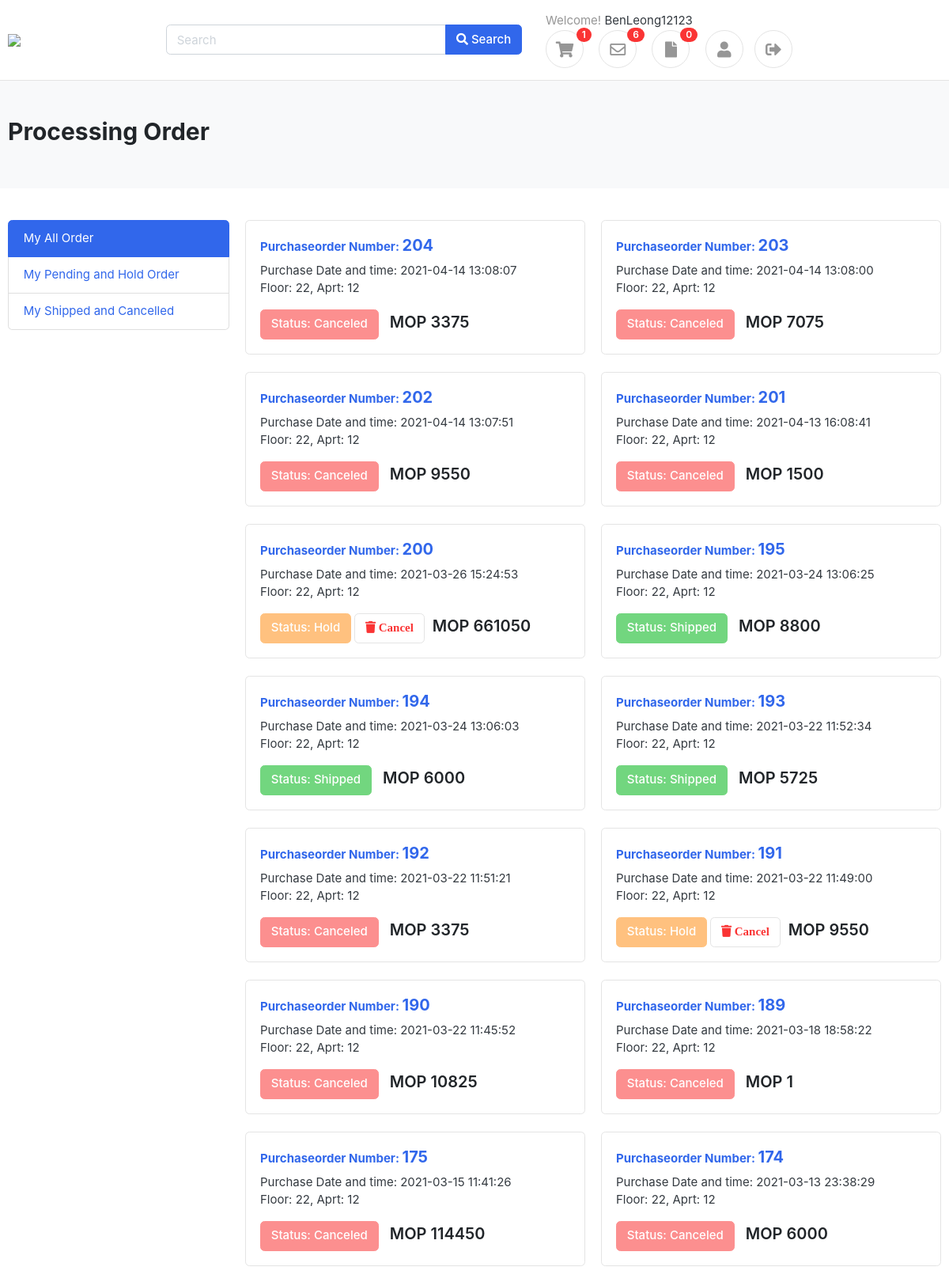
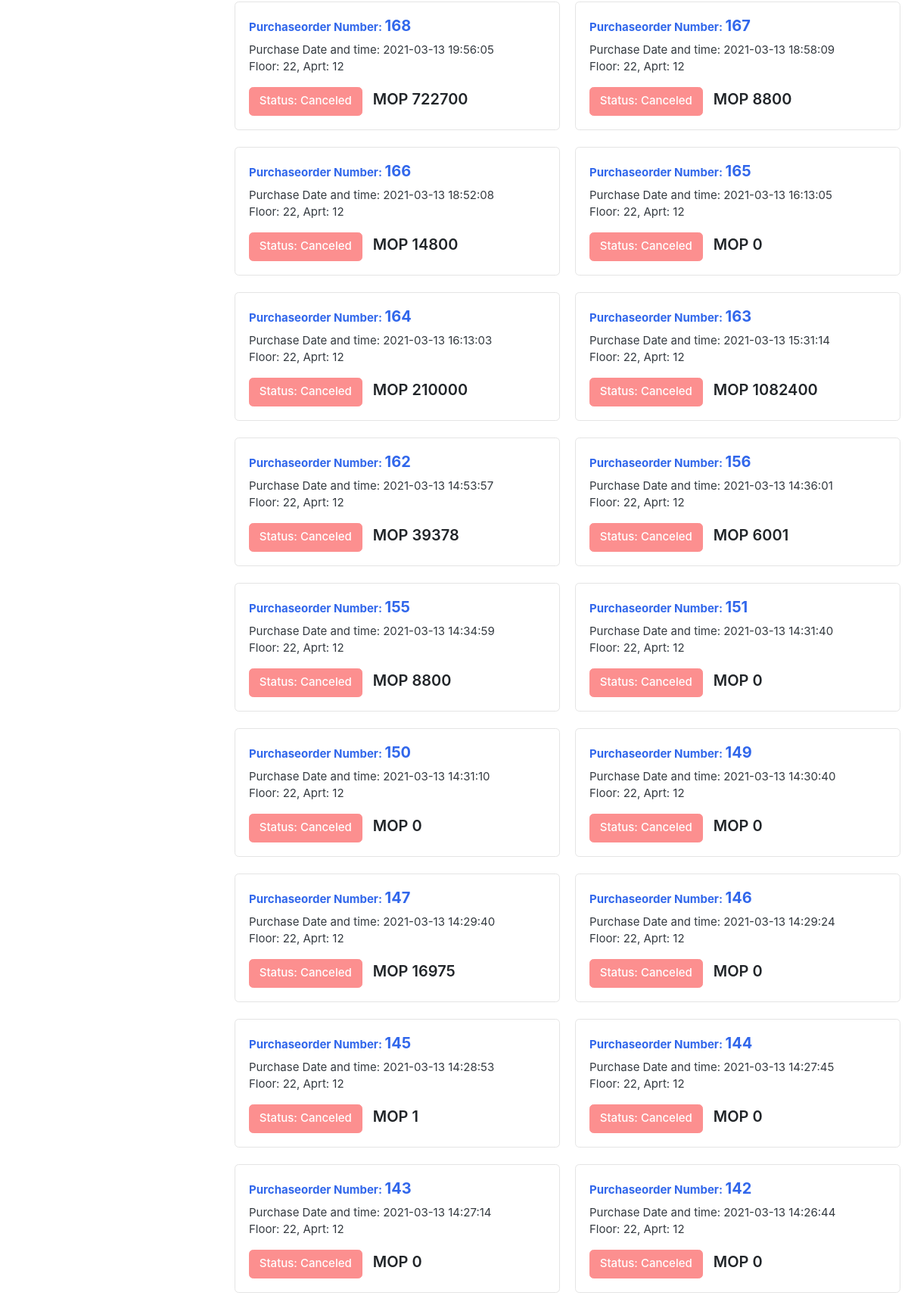
Page /Website/purchaseorder.php (signed in, upper part) on the committed database (2 pictures, top to bottom).
### tables this page shows
CREATE TABLE `purchaseorder` (
  `PNo` int(8) NOT NULL,
  `uID` int(8) NOT NULL,
  `status` tinyint(1) NOT NULL,
  `purchasedDate` datetime NOT NULL,
  `cancelDate` datetime NOT NULL,
  `develiveryDate` datetime DEFAULT NULL,
  `cal_User` text NOT NULL,
  `po_subtotal` double NOT NULL
);

### Website/purchaseorder.php (the view, shortened to what this page needs)
<!DOCTYPE HTML>
<?php
include 'functionset.php';
$order = getelement("order");
$u_id = getsession("u_id");
$searching  = getelement("searching");
if(isset($_GET['searching'])){
    $searching = $_GET["searching"];
}
else{
    $searching = "";
};
$conn = connection();
?>
<html lang="en">
<head>
<link href="css/bootstrap.css" rel="stylesheet" type="text/css"/>
<link href="fonts/fontawesome/css/all.min.css" type="text/css" rel="stylesheet">
<link href="plugins/fancybox/fancybox.min.css" type="text/css" rel="stylesheet">
<link href="css/ui.css" rel="stylesheet" type="text/css"/>
<link href="css/responsive.css" rel="stylesheet" media="only screen and (max-width: 1200px)" />
</head>
<body>
<header class="section-header">
<section class="header-main border-bottom">
	<div class="container">
<div class="row align-items-center">
	<div class="col-lg-2 col-4">
		<a href="index.php" class="brand-wrap">
			<img class="logo" src="images/logo.png">
		</a>
	</div>
	<div class="col-lg-6 col-sm-12">
			<div class="input-group" style="width: 450px;">
			    <input type="text"  class="form-control" <?php if($searching==""){echo 'placeholder="Search"';} else{echo 'value="'.$searching.'"';}?>  id="myTextBox" name="searching" >
			    <div class="input-group-append">
			      <button class="btn btn-primary" onClick="search()">
			        <i class="fa fa-search"></i> Search
			      </button>
			    </div>
		    </div>
	</div>
    <div class="col-lg-4 col-sm-4 col-15" style="width: 500px;">
     <div class="widgets-wrap float-md-right" style="width: 500px;">
			</div>
		</div>
	</div>
</div>
</section>
</header>
<section class="section-pagetop bg">
<div class="container">
	<h2 class="title-page">Processing Order</h2>
</div>
</section>
<section class="section-content padding-y">
	<div class="container">
	<div class="row">
		<aside class="col-md-3">
			<nav class="list-group">
				<a class="list-group-item <?php if($order=="") {echo 'active';}?>" href="purchaseorder.php"> My All Order  </a>
				<a class="list-group-item <?php if($order==14) {echo 'active';}?>"  href="purchaseorder.php?order=14"> My Pending and Hold Order </a>
				<a class="list-group-item <?php if($order==23) {echo 'active';}?>" href="purchaseorder.php?order=23"> My Shipped and Cancelled  </a>
			</nav>
		</aside>
		<main class="col-md-9">
        <div class="row">
            <?php
                    if($order==14){$o_sql ='AND  (status=1 OR status=4)';}
                    else if($order==23){$o_sql ='AND  (status=2 OR status=3)';}
                    else {$o_sql ='';}
                    $sql = 'SELECT * FROM purchaseorder WHERE uID ='.$u_id.' '.$o_sql. ' ORDER BY PNo DESC';
                    $result = $conn->query($sql);
                    if($result->num_rows >0){
                        while($row = $result->fetch_assoc()){
                        if($row["status"]==1){$status ="Pending";}
                        else if($row["status"]==2){$status ="Shipped";}
                         else if($row["status"]==3){$status ="Canceled"; $iscancel=1;}
                           else if($row["status"]==4){$status ="Hold";}
                        echo '    <div class="col-md-6">
                <article class="box mb-4">
                    <a href="purchaseddetailpage.php?PNo='.$row["PNo"].'"><h6>Purchaseorder Number: <span style="font-size: 20px;">'.$row["PNo"].'</span> </h6></a>
                    <p>Purchase Date and time: '.$row["purchasedDate"].' <br> Floor: 22, Aprt: 12  </p>';
                     if($status =="Shipped"){echo '<a href="#" class="btn btn-success disabled">Status: '.$status.'</a> ';}
                    if($status =="Canceled"){echo '<a href="#" class="btn btn-danger disabled">Status: '.$status.'</a> ';}
                    if($status =="Hold"){echo '<a href="#" class="btn btn-warning disabled">Status: '.$status.'</a> ';}
               if ($status =="Pending" ||$status =="Hold"){echo ' <a href="purchaseorder.php?cancel='.$row["PNo"].'" class="btn btn-light"> <i class="text-danger fa fa-trash"> Cancel</i>  </a>';}
                    echo '<var class="price" style="width:100px; margin-left:10px; font-size: 20px;">MOP '.$row["po_subtotal"].'</var>
                </article>
            </div>  ';
    }
                    }
?>
        </div>
	</main>
</div>
</div>
</section>
</body>
</html>

### Website/css/ui.css (style rules this page uses)
html { font-family: "Inter", sans-serif; font-size: 15px; }
.padding-y { padding-top: 40px; padding-bottom: 40px; }
var { font-style: normal; }
article:after, .form-group:after { display: block; clear: both; content: ""; }
.bg { background-color: #f8f9fa; }
.title-page { color: #212529; }
.header-main { position: relative; padding-top: 1rem; padding-bottom: 1rem; }
.brand-wrap .logo, .navbar-brand .logo { margin-right: 7px; max-height: 42px; display: inline-block; }
.btn-light { background-color: #fff; border-color: #e4e4e4; }
.btn-light i { color: #969696; }
.price { font-weight: 600; color: #212529; }
.box { padding: 18px; background: #fff; border-radius: 0.37rem; border: 1px solid #e4e4e4; }
.section-pagetop { padding: 45px 0; }

### rows in the picture
purchaseorder: PNo "204", purchasedDate "2021-04-14 13:08:07", status "Canceled", po_subtotal "3375"
purchaseorder: PNo "203", purchasedDate "2021-04-14 13:08:00", status "Canceled", po_subtotal "7075"
purchaseorder: PNo "202", purchasedDate "2021-04-14 13:07:51", status "Canceled", po_subtotal "9550"
purchaseorder: PNo "201", purchasedDate "2021-04-13 16:08:41", status "Canceled", po_subtotal "1500"
purchaseorder: PNo "200", purchasedDate "2021-03-26 15:24:53", status "Hold", po_subtotal "661050"
purchaseorder: PNo "195", purchasedDate "2021-03-24 13:06:25", status "Shipped", po_subtotal "8800"
purchaseorder: PNo "194", purchasedDate "2021-03-24 13:06:03", status "Shipped", po_subtotal "6000"
purchaseorder: PNo "193", purchasedDate "2021-03-22 11:52:34", status "Shipped", po_subtotal "5725"
purchaseorder: PNo "192", purchasedDate "2021-03-22 11:51:21", status "Canceled", po_subtotal "3375"
purchaseorder: PNo "191", purchasedDate "2021-03-22 11:49:00", status "Hold", po_subtotal "9550"
purchaseorder: PNo "190", purchasedDate "2021-03-22 11:45:52", status "Canceled", po_subtotal "10825"
purchaseorder: PNo "189", purchasedDate "2021-03-18 18:58:22", status "Canceled", po_subtotal "1"
purchaseorder: PNo "175", purchasedDate "2021-03-15 11:41:26", status "Canceled", po_subtotal "114450"
purchaseorder: PNo "174", purchasedDate "2021-03-13 23:38:29", status "Canceled", po_subtotal "6000"
purchaseorder: PNo "168", purchasedDate "2021-03-13 19:56:05", status "Canceled", po_subtotal "722700"
purchaseorder: PNo "167", purchasedDate "2021-03-13 18:58:09", status "Canceled", po_subtotal "8800"
purchaseorder: PNo "166", purchasedDate "2021-03-13 18:52:08", status "Canceled", po_subtotal "14800"
purchaseorder: PNo "165", purchasedDate "2021-03-13 16:13:05", status "Canceled", po_subtotal "0"
purchaseorder: PNo "164", purchasedDate "2021-03-13 16:13:03", status "Canceled", po_subtotal "210000"
purchaseorder: PNo "163", purchasedDate "2021-03-13 15:31:14", status "Canceled", po_subtotal "1082400"
purchaseorder: PNo "162", purchasedDate "2021-03-13 14:53:57", status "Canceled", po_subtotal "39378"
purchaseorder: PNo "156", purchasedDate "2021-03-13 14:36:01", status "Canceled", po_subtotal "6001"
purchaseorder: PNo "155", purchasedDate "2021-03-13 14:34:59", status "Canceled", po_subtotal "8800"
purchaseorder: PNo "151", purchasedDate "2021-03-13 14:31:40", status "Canceled", po_subtotal "0"
purchaseorder: PNo "150", purchasedDate "2021-03-13 14:31:10", status "Canceled", po_subtotal "0"
purchaseorder: PNo "149", purchasedDate "2021-03-13 14:30:40", status "Canceled", po_subtotal "0"
purchaseorder: PNo "147", purchasedDate "2021-03-13 14:29:40", status "Canceled", po_subtotal "16975"
purchaseorder: PNo "146", purchasedDate "2021-03-13 14:29:24", status "Canceled", po_subtotal "0"
purchaseorder: PNo "145", purchasedDate "2021-03-13 14:28:53", status "Canceled", po_subtotal "1"
purchaseorder: PNo "144", purchasedDate "2021-03-13 14:27:45", status "Canceled", po_subtotal "0"
purchaseorder: PNo "143", purchasedDate "2021-03-13 14:27:14", status "Canceled", po_subtotal "0"
purchaseorder: PNo "142", purchasedDate "2021-03-13 14:26:44", status "Canceled", po_subtotal "0"

### other values in the picture
$name "BenLeong12123"
$item "1"
$noti "6"
$o_item "0"
